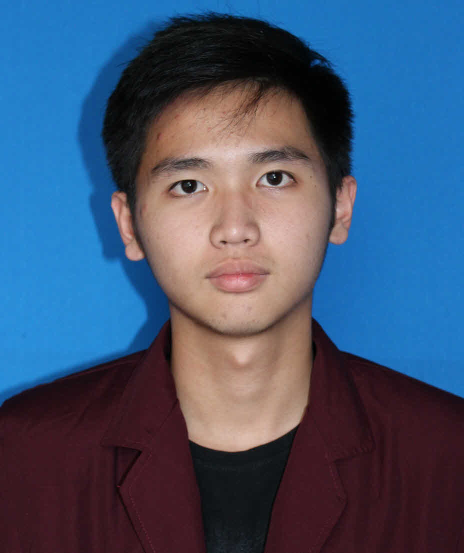
#> input picture Face Detection/felix.jpg, 927 x 1105 px (shown at 1/2 size)
$ python 'OpenCV (Face Detection).py'
#> lines starting #> are read from the running program, lines starting #| are printed output that depends on the picture; after the words box and inside, x2 and y2 are one past the last pixel; in counts of white or black regions, pixels touching at a corner belong together
#!/usr/bin/env python
# coding: utf-8

# <h1 style="text-align:center">Face Detection</h1>

# In[1]:


import cv2

faceCascade = cv2.CascadeClassifier(cv2.data.haarcascades+"haarcascade_frontalface_default.xml")
img = cv2.imread('felix.jpg')
#> img is the input picture: shape (1105, 927, 3); mean B, G, R 112, 84.2, 66.3
gray = cv2.cvtColor(img, cv2.COLOR_BGR2GRAY)
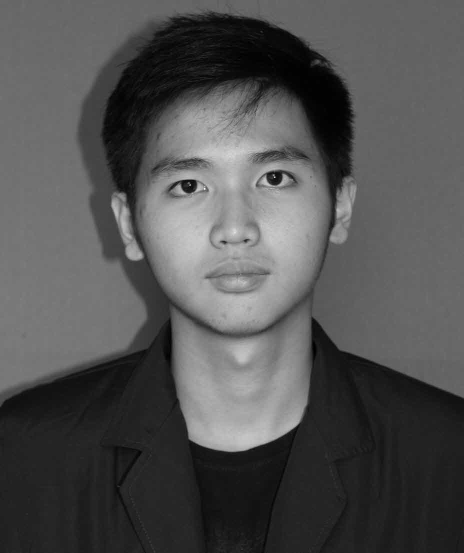
#> gray: shape (1105, 927) (shown at 1/2 size); min 0, max 253, mean 82.1
faces = faceCascade.detectMultiScale(gray, 2.0, 7)
#> faces = [[271, 243, 384, 384]]

for (x, y, w, h) in faces:
    cv2.rectangle(img, (x, y), (x+w, y+h), (0, 255, 0), 2)
#> this loop made 1 pass
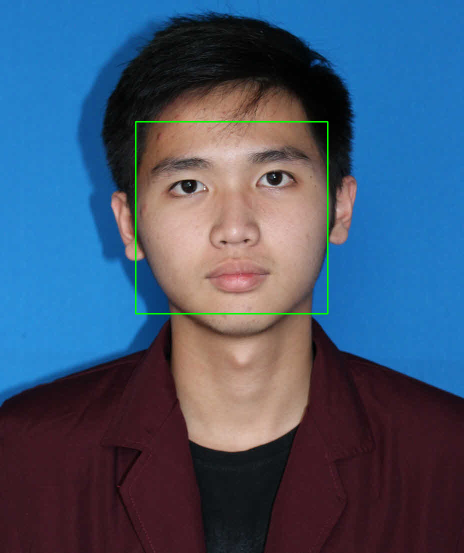
#> img: shape (1105, 927, 3) (shown at 1/2 size); 0.45% of pixels changed, all inside (x1, y1, x2, y2) = (270, 242, 657, 629)

a=cv2.resize(img,(500,600))
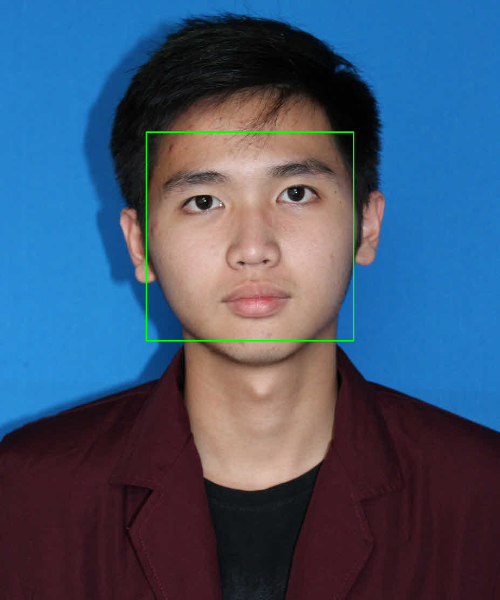
#> a: shape (600, 500, 3); mean B, G, R 111.5, 84.8, 65.9
cv2.imshow('img', a)
cv2.imwrite('result.jpg',img)
cv2.waitKey(0)
cv2.destroyAllWindows()
